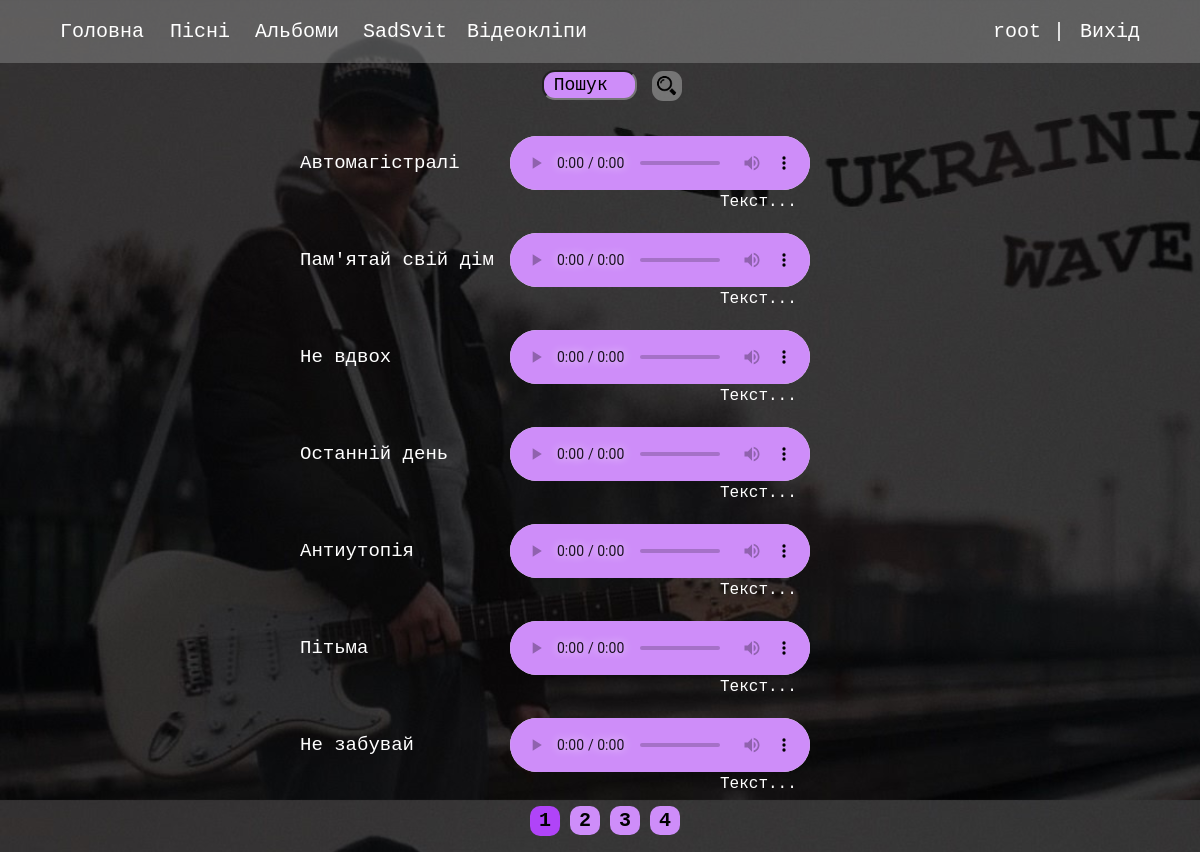
Screenshot of /show_songs (signed in) with the database file from the repository.
### songs_of_SS/models.py (models this page shows, shortened)
class Song(models.Model):
    title = models.CharField(max_length=100)
    slug = models.SlugField(max_length=100, unique=True, db_index=True)
    artist = models.CharField(max_length=100)
    mp3_file = models.FileField(upload_to='mp3_files')
    text = models.TextField(blank=True)
    release_date = models.DateField()
    album = models.ForeignKey('Album', on_delete=models.SET_NULL, null=True)
    photo = models.ImageField(upload_to = 'static/songs_of_SS/media', null=True)

### songs_of_SS/views.py (the view)
# urls.py: path('show_songs', views.ShowSongs.as_view(), name='show_songs'),
class ShowSongs(DataMixin, ListView):
    paginate_by = 7
    model = Song
    template_name = 'songs_of_SS/show_songs.html'
    context_object_name = 'songs'
    def get_context_data(self, *, object_list = None, **kwargs):
        context = super().get_context_data(**kwargs)
        context_def = self.get_user_context(title = 'Пісеньки')
        return dict(list(context.items())+list(context_def.items()))
    def get_ordering(self):
        return ['-release_date']

### songs_of_SS/utils.py (called while the page is built)
    def get_user_context(self, **kwargs):
        context = kwargs
        context['header_links'] = header_links
        return context

### songs_of_SS/templates/songs_of_SS/show_songs.html (shortened to what this page needs)
{% extends 'songs_of_SS/base.html' %}
{% block content %}
<div class="search-form">
    <form action="{% url 'search' %}">
        <input type="search" type="text" name="q" placeholder="Пошук пісні">
        <button type="submit"><img class="search-button" src="../../static/songs_of_SS/media/лупа.png" alt="Search"></button>
    </form>
</div>
<div class="music">
    {% for s in songs %}
        <p class="name-song">{{ s.title }}</p>
        <audio controls preload="auto">
            <source src="{{ s.mp3_file.url }}" type="audio/mp3">
        </audio><br>
        <a class="song-description" href="{% url 'song_description' s.slug %}">Текст...</a><br>
    {% endfor %}
</div>
<div class="pagin">
    <ul>
        {% for p in paginator.page_range %}
            {% if page_obj.number == p %}
                <li class="page-num-selected">{{ p }}</li>
            {% else %}
            <li class="li-pagin">
                <a href="?page={{ p }}">{{ p }}</a>
            </li>
            {% endif %}
        {% endfor %}
    </ul>
</div>
{% endblock %}

### songs_of_SS/templates/songs_of_SS/base.html (shortened to what this page needs)
{% load static %}
<!DOCTYPE html>
<html lang="en">
<head>
    <link rel="stylesheet" href="{% static '/songs_of_SS/css/style.css' %}">
</head>
<body>
    <div class="info">
        {% for l in header_links %}
                <a class='header' href="{% url l.url_name %}">{{ l.title }}</a>
        {% endfor %}
        {% if request.user.is_authenticated %}
            <a class="header-video" href="{% url 'video' %}">Відеокліпи</a>
            <p class="username">{{ user.username }} | </p><a class="header-logout" href="{% url 'logout' %}">Вихід</a>
        {% else %}
            <a class="header" href="{% url 'register' %}">Реєстрація | </a>
            <a class="header" href="{% url 'login' %}">Вхід</a>
        {% endif %}
    </div>
    {% block content %}
    {% endblock %}
</body>
</html>

### songs_of_SS/static/songs_of_SS/css/style.css (style rules this page uses)
body { margin: 0; padding: 0; background-image: url('../media/maxresdefault.jpg'); background-size:cover; height: 100vh; font-family: 'Courier New', Courier, monospace; }
.info { position: fixed; background-color: rgba(138, 138, 138, 0.5); height: 63px; z-index: 1; width: 100%; }
.header { text-decoration: none; position: absolute; color: white; font-size: 20px; top: 20px; }
.header:nth-child(4) { left: 363px; }
.header:nth-child(3) { left: 255px; }
.header:nth-child(2) { left: 170px; }
.header:nth-child(1) { left: 60px; }
.header-video { text-decoration: none; position: absolute; color: white; font-size: 20px; top: 20px; left: 467px; }
.username { text-decoration: none; position: fixed; color: white; font-size: 20px; right: 135px; }
.header-logout { text-decoration: none; position: fixed; color: white; font-size: 20px; top: 20px; right: 60px; }
.music { width: 600px; margin: 0px auto; }
.name-song { color: rgb(255, 255, 255); font-size: 19px; display: inline-block; width: 200px; margin-bottom: 19px; }
.song-description { left: 420px; position: relative; color: white; text-decoration: none; }
audio { top: 22px; position: relative; }
li { padding-bottom: 20px; font-size: 20px; }
input { width: 400px; height: 30px; border-radius: 13px; margin: 0 0 14px 0; background-color: rgb(206, 141, 249); padding: 0px 10px; font-size: 18px; font-family: inherit; }
input::placeholder { color: black; }
.pagin ul { list-style: none; display: flex; justify-content: center; }
.li-pagin a { text-decoration: none; color: black; font-weight: bold; padding: 3px 9px; background-color: rgb(206, 141, 249); border-radius: 10px; margin-left: 10px; }
.page-num-selected { background-color: rgb(176, 68, 248); padding: 3px 9px; height: 24px; border-radius: 10px; margin-left: 10px; margin-top: -3px; font-weight: bold; }
.search-form { display: flex; justify-content: center; padding-top: 70px; }
.search-form input { width: 95px; transition: all .15s ease-in 0s; }
.search-form button { background: none; border: none; }
.search-button { height: 20px; margin-top: -19px; position: absolute; background: rgba(179, 179, 179, 0.5); padding: 5px; border-radius: 11px; }
ul { list-style-type: none; padding: 0; }

### rows the page displays
Song: title "Автомагістралі"
Song: title "Пам'ятай свій дім"
Song: title "Не вдвох"
Song: title "Останній день"
Song: title "Антиутопія"
Song: title "Пітьма"
Song: title "Не забувай"

### other values shown
{{ l.title }} "Головна" "Пісні" "Альбоми" "SadSvit"
{{ user.username }} "root"
{{ p }} "1"
{{ p }} "2" "3" "4"
